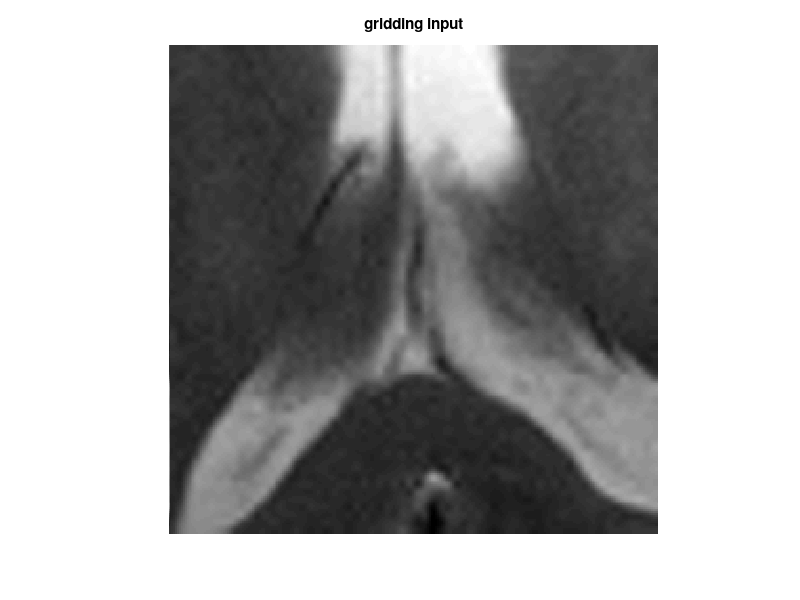

Reproduce this figure in MATLAB. (Note: this script raises an error after producing the figure.)
%% testscript with operator usage
clear all; close all; clc;

%% add bin to path
addpath ../bin
addpath ../../daten
addpath(genpath('./GRIDDING3D'));

%% Load data
load img_brain_4ch;
%load noisy_phantom;
%load calf_data_cs;
%%
trimmed_size = 64;
img = img(128-trimmed_size/2+1:128+trimmed_size/2,128-trimmed_size/2+1:128+trimmed_size/2,:);
%%
n_chn = 4;
img_a = zeros([trimmed_size,trimmed_size,trimmed_size,n_chn]);
%%
for chn = 1:4,
    img_a(:,:,:,chn) = repmat(img(:,:,chn),[1 1 trimmed_size]);
end
%img_a(1:10,1:10,:) = 0;
%img_a = flipdim(img_a,1);
%img_a = padarray(img(:,:,1),[0 0 trimmed_size/2]);
%%
size(img_a)
figure, imshow(imresize(abs(img_a(:,:,1,4)),4),[]), title('gridding input');

[nPE,nFE,nCh]=size(img_a);

%% Generate 96 radial projections rawdata
numSpokes = 96;

% Trajectory
theta=linspace(0,pi-pi/numSpokes,numSpokes);
rho=linspace(-0.5,0.5,nPE*2)';
k=rho*exp(-1j*theta);

%% generate Fourier sampling operator
%FT = GRIDDING3D(k, 1, 1, 0, [nPE,nFE], 2);
k_traj = [real(k(:))'; imag(k(:))';zeros(1,length(k(:)))];
imwidth = nPE;
osf = 1.75;
wg = 5;
sw = 8;
w = ones(1,length(k(:)));
FT = gridding3D(k_traj,w,imwidth,osf,wg,sw,'deappo');

%% generate radial data
dataRadial = FT*img_a;
%% density compensation
w = abs(rho);
w = repmat(w, [1, numSpokes,1]);
w_mc = repmat(w(:),[1 4]);
dataRadial_dc = dataRadial.*w_mc;
%% recon
%no density compnesation
imgRegrid_kb = FT'*dataRadial;
%density compensated
imgRegrid_kb_dc = FT'*dataRadial_dc;

%% show results
figure, imshow(imresize(((abs(imgRegrid_kb_dc(:,:,32,4)))),4),[]), title('gridding dc');

%% merge channels
recon_sos_dc = sqrt(sum(abs(imgRegrid_kb_dc).^2,4));
figure, imshow(imresize(((abs(recon_sos_dc(:,:,32)))),4),[]), title('gridding dc');
